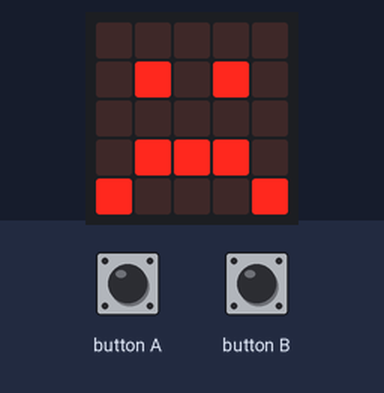
The program below on a simulated BBC micro:bit running MicroPython. On the bench: the board's 5×5 LED display. The test bench sets the inputs (shaded band).

Above: at 1.2 s.
1.3 s: button A pressed for 0.15 s
At 1.37 s:
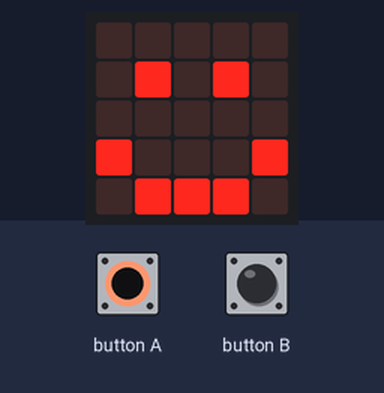
2.9 s: button B pressed for 0.15 s
At 3.2 s:
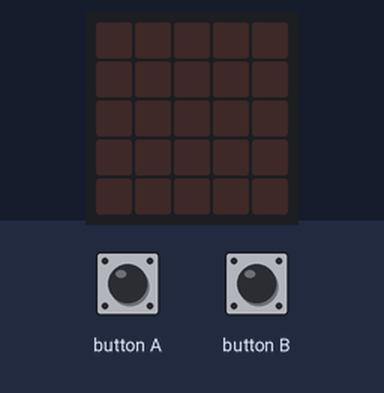
Timing chart, 0 to 5.9 s (numbered marks = the images above; inputs shaded):
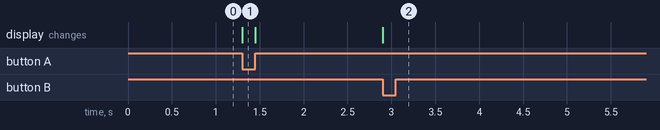

The program:

________.py
```python
from microbit import *

while True:
    if button_a.is_pressed():
        display.show(Image.HAPPY)
    elif button_b.is_pressed():
        break
    else:
        display.show(Image.SAD)

display.clear()

'''
这只宠物总是很悲伤，除非按下按钮 A。
如果按下按钮 B ，这只宠物会死掉。
（我意识到这不是一个令人愉快的游戏，所以也许你会想出改善这个游戏的方法。）
'''
```

Measured:
- after the input at 1.3 s, the display: changes at once (image 1)
- after the input at 2.9 s, the display: changes at once (image 2)
